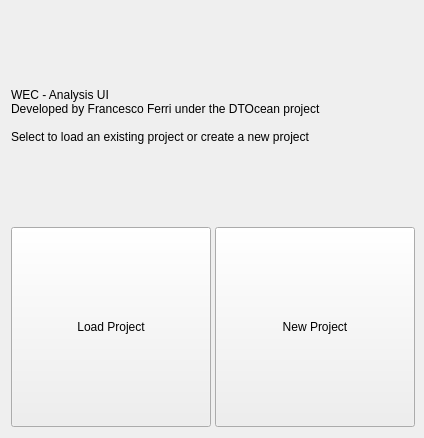
<?xml version="1.0" encoding="UTF-8"?>
<ui version="4.0">
 <class>Form</class>
 <widget class="QWidget" name="Form">
  <property name="geometry">
   <rect>
    <x>0</x>
    <y>0</y>
    <width>424</width>
    <height>438</height>
   </rect>
  </property>
  <property name="sizePolicy">
   <sizepolicy hsizetype="Fixed" vsizetype="Fixed">
    <horstretch>0</horstretch>
    <verstretch>0</verstretch>
   </sizepolicy>
  </property>
  <property name="minimumSize">
   <size>
    <width>424</width>
    <height>438</height>
   </size>
  </property>
  <property name="maximumSize">
   <size>
    <width>424</width>
    <height>438</height>
   </size>
  </property>
  <property name="windowTitle">
   <string>WEC - Analysis</string>
  </property>
  <layout class="QGridLayout" name="gridLayout">
   <item row="1" column="0">
    <widget class="QPushButton" name="btn_load">
     <property name="sizePolicy">
      <sizepolicy hsizetype="Fixed" vsizetype="Fixed">
       <horstretch>0</horstretch>
       <verstretch>0</verstretch>
      </sizepolicy>
     </property>
     <property name="minimumSize">
      <size>
       <width>200</width>
       <height>200</height>
      </size>
     </property>
     <property name="text">
      <string>Load Project</string>
     </property>
    </widget>
   </item>
   <item row="1" column="1">
    <widget class="QPushButton" name="btn_new">
     <property name="sizePolicy">
      <sizepolicy hsizetype="Fixed" vsizetype="Fixed">
       <horstretch>0</horstretch>
       <verstretch>0</verstretch>
      </sizepolicy>
     </property>
     <property name="minimumSize">
      <size>
       <width>200</width>
       <height>200</height>
      </size>
     </property>
     <property name="text">
      <string>New Project</string>
     </property>
    </widget>
   </item>
   <item row="0" column="0" colspan="2">
    <widget class="QLabel" name="label">
     <property name="text">
      <string>WEC - Analysis UI
Developed by Francesco Ferri under the DTOcean project 

Select to load an existing project or create a new project </string>
     </property>
    </widget>
   </item>
  </layout>
 </widget>
 <resources/>
 <connections/>
</ui>
